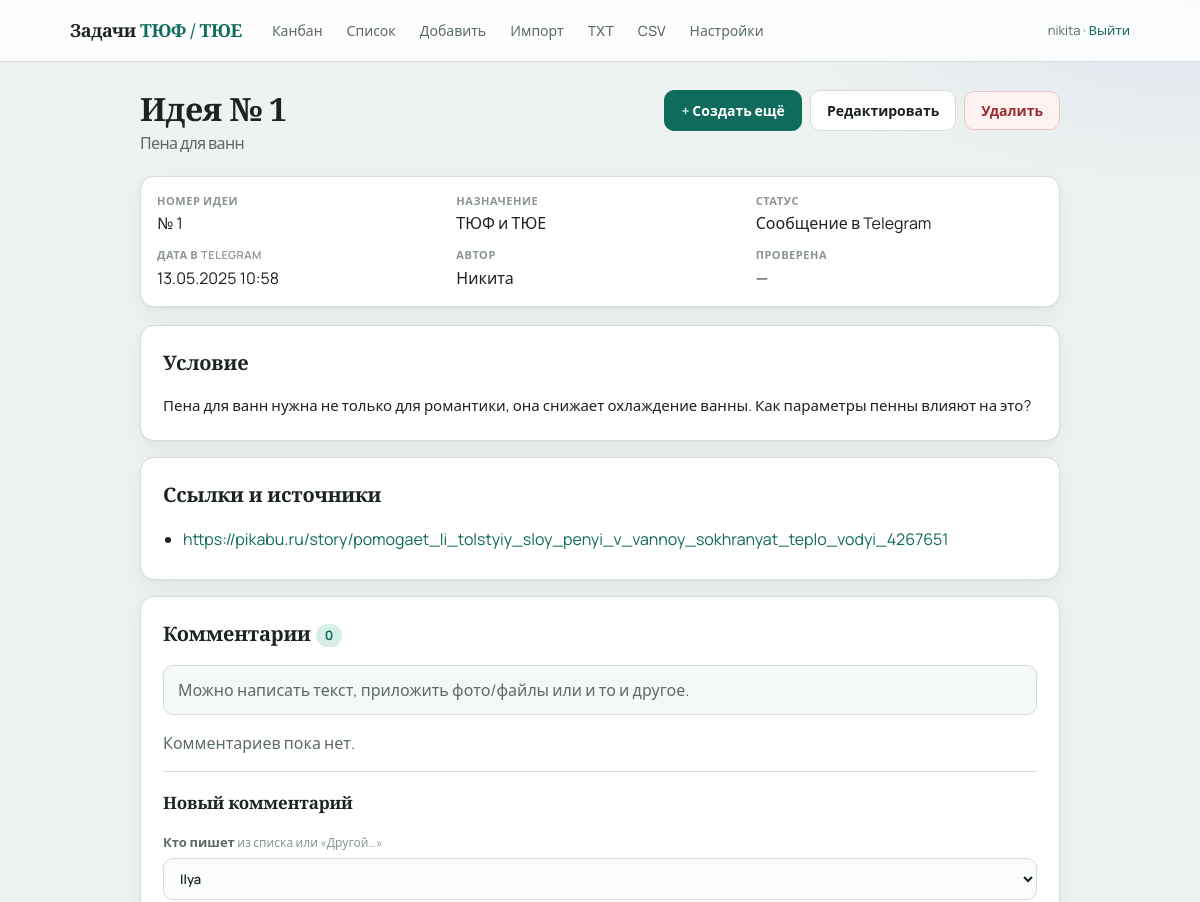
The page /tasks/1 (signed in, upper part) on the database as committed earlier.
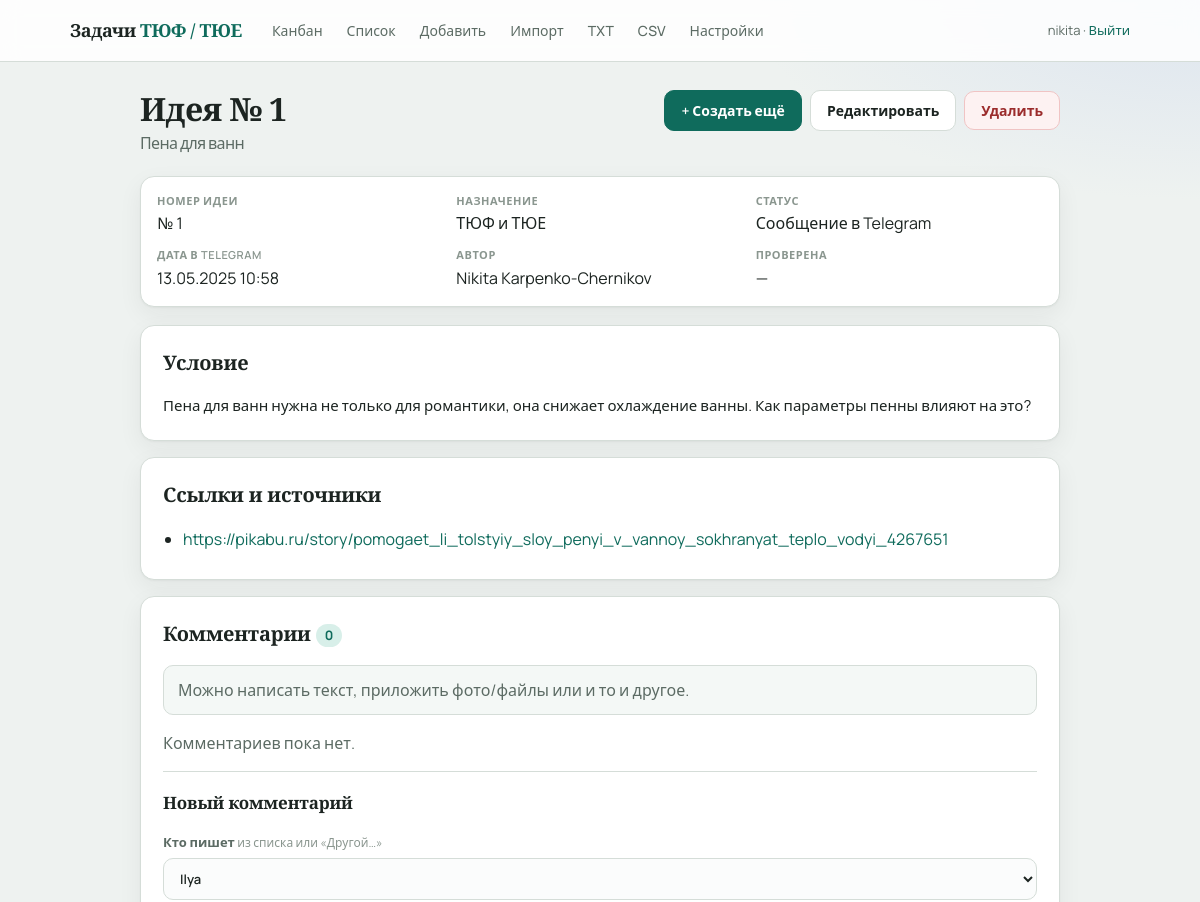
The same page on the database as committed later.
### app/models.py (models this page shows)
class Task(Base):
    __tablename__ = "tasks"
    id = Column(Integer, primary_key=True, autoincrement=True)
    idea_number = Column(Integer, nullable=True, index=True)
    title = Column(String(500), nullable=True)
    condition = Column(Text, nullable=True)
    formulirovka = Column(Text, nullable=True)
    itogovaya_formulirovka = Column(Text, nullable=True)
    author = Column(String(100), nullable=True)
    naznachenie = Column(String(50), nullable=True)
    status = Column(String(50), default="tg", index=True)
    proverena = Column(String(20), nullable=True)
    archived = Column(Boolean, default=False, nullable=False)
    video_url = Column(String(1000), nullable=True)
    tags = Column(String(500), nullable=True)
    sources = Column(Text, nullable=True)
    telegram_url = Column(String(1000), nullable=True)
    telegram_datetime = Column(DateTime, nullable=False)
    answer_options = Column(Text, nullable=True)
    turnir = Column(String(20), nullable=True)
    turnir_year = Column(Integer, nullable=True)
    task_number = Column(Integer, nullable=True)
    etap_kk = Column(String(20), nullable=True)
    created_at = Column(DateTime, default=datetime.utcnow)
    updated_at = Column(DateTime, default=datetime.utcnow, onupdate=datetime.utcnow)
    comments = relationship(
        "Comment", back_populates="task", cascade="all, delete-orphan", order_by="Comment.created_at"
    )
    history = relationship(
        "TaskHistory",
        back_populates="task",
        cascade="all, delete-orphan",
        order_by="TaskHistory.created_at.desc()",
    )
    attachments = relationship(
        "Attachment",
        back_populates="task",
        cascade="all, delete-orphan",
        order_by="Attachment.created_at",
    )

### app/routes.py (the view)
@router.get("/tasks/{task_id}", response_class=HTMLResponse)
def task_detail(
    request: Request,
    task_id: int,
    db: Session = Depends(get_db),
    created: str = Query(None),
):
    user = login_required(request)
    if not user:
        return RedirectResponse("/login", status_code=303)
    task = db.query(Task).options(
        joinedload(Task.comments).joinedload(Comment.attachments),
        joinedload(Task.attachments),
        joinedload(Task.history),
    ).filter(Task.id == task_id).first()
    if not task:
        raise HTTPException(status_code=404, detail="Задача не найдена")
    history = []
    for entry in sorted(task.history, key=lambda e: e.created_at or datetime.min, reverse=True):
        history.append({
            "entry": entry,
            "action_label": action_label(entry.action),
            "changes": parse_changes(entry),
        })
    task_files = [a for a in task.attachments if a.comment_id is None]
    attach_idea_occurrences(db, [task])
    return templates.TemplateResponse(
        request,
        "detail.html",
        {
            "user": user,
            "task": task,
            "task_files": task_files,
            "just_created": created == "1",
            "naznachenie_labels": NAZNACHENIE_LABELS,
            "status_labels": STATUS_LABELS,
            "proverena_labels": PROVERENA_LABELS,
            "format_igraetsya": format_igraetsya,
            "format_idea_label": format_idea_label,
            "format_idea_title": format_idea_title,
            "authors": _author_suggestions(db),
            "default_comment_author": DEFAULT_COMMENT_AUTHOR,
            "history": history,
        },
    )

### app/templates/detail.html (shortened to what this page needs)
{% extends "base.html" %}
{% from "macros.html" import file_picker, attachment_list, author_field with context %}
{% block content %}
<div class="page-header">
  <h1>
    {{ format_idea_title(task) }}
    {% if task.title %}<span class="subtitle">{{ task.title }}</span>{% endif %}
  </h1>
  <div class="actions-inline">
    <a href="/new" class="btn primary">+ Создать ещё</a>
    <a href="/tasks/{{ task.id }}/edit" class="btn secondary">Редактировать</a>
    <form method="post" action="/tasks/{{ task.id }}/delete" onsubmit="return confirm('Удалить задачу?')">
      <button type="submit" class="btn danger">Удалить</button>
    </form>
  </div>
</div>
<div class="meta-grid">
  <div><span class="label">Номер идеи</span>{{ format_idea_label(task) }}</div>
  <div><span class="label">Назначение</span>{{ naznachenie_labels.get(task.naznachenie or '', '—') }}</div>
  <div><span class="label">Статус</span>{{ status_labels.get(task.status, task.status) }}</div>
  <div><span class="label">Дата в Telegram</span>{{ task.telegram_datetime.strftime('%d.%m.%Y %H:%M') }}</div>
  <div><span class="label">Автор</span>{{ task.author or '—' }}</div>
  <div><span class="label">Проверена</span>{{ proverena_labels.get(task.proverena or '', '—') }}</div>
  {% set ig = format_igraetsya(task) %}
</div>
<section class="card">
  <h2>Условие</h2>
  <div class="pre-wrap">{{ task.condition or '—' }}</div>
</section>
<section class="card">
  <h2>Ссылки и источники</h2>
  {% if task.sources %}
  <ul class="links">
    {% for src in task.sources.splitlines() %}
    {% if src.strip() %}
    <li><a href="{{ src.strip() }}" target="_blank" rel="noopener">{{ src.strip() }}</a></li>
    {% endif %}
    {% endfor %}
  </ul>
  {% else %}
  <p class="muted">Пока нет. Добавьте через «Редактировать».</p>
  {% endif %}
</section>
<section class="card" id="comments">
  <h2>Комментарии <span class="count-pill">{{ task.comments|length }}</span></h2>
  <p class="muted help-box">
    Можно написать текст, приложить фото/файлы или и то и другое.
  </p>
  {% if task.comments %}
  <div class="comments">
    {% for c in task.comments %}
    <div class="comment">
      <div class="comment-meta">
        <strong>{{ c.author }}</strong>
        · {{ c.created_at.strftime('%d.%m.%Y %H:%M') }}
        <form method="post" action="/tasks/{{ task.id }}/comments/{{ c.id }}/delete" class="comment-delete"
              onsubmit="return confirm('Удалить этот комментарий?')">
          <button type="submit" class="btn btn-sm danger">Удалить</button>
        </form>
      </div>
      {% if c.text %}
      <div class="comment-text">{{ c.text }}</div>
      {% elif c.attachments %}
      <div class="comment-text muted">Без текста · только вложение</div>
      {% endif %}
      {{ attachment_list(c.attachments, compact=true) }}
    </div>
    {% endfor %}
  </div>
  {% else %}
  <p class="muted">Комментариев пока нет.</p>
  {% endif %}
  <form method="post" action="/tasks/{{ task.id }}/comments" class="comment-form" enctype="multipart/form-data">
    <h3>Новый комментарий</h3>
    <label>Кто пишет
      <span class="hint">из списка или «Другой…»</span>
      {{ author_field('author', default_comment_author, 'Имя нового автора', true) }}
    </label>
  </form>
</section>
{% endblock %}

Rows that differ between the two databases and show on the page:
changed Task "Идея № 1": author "Никита" → "Nikita Karpenko-Chernikov"
